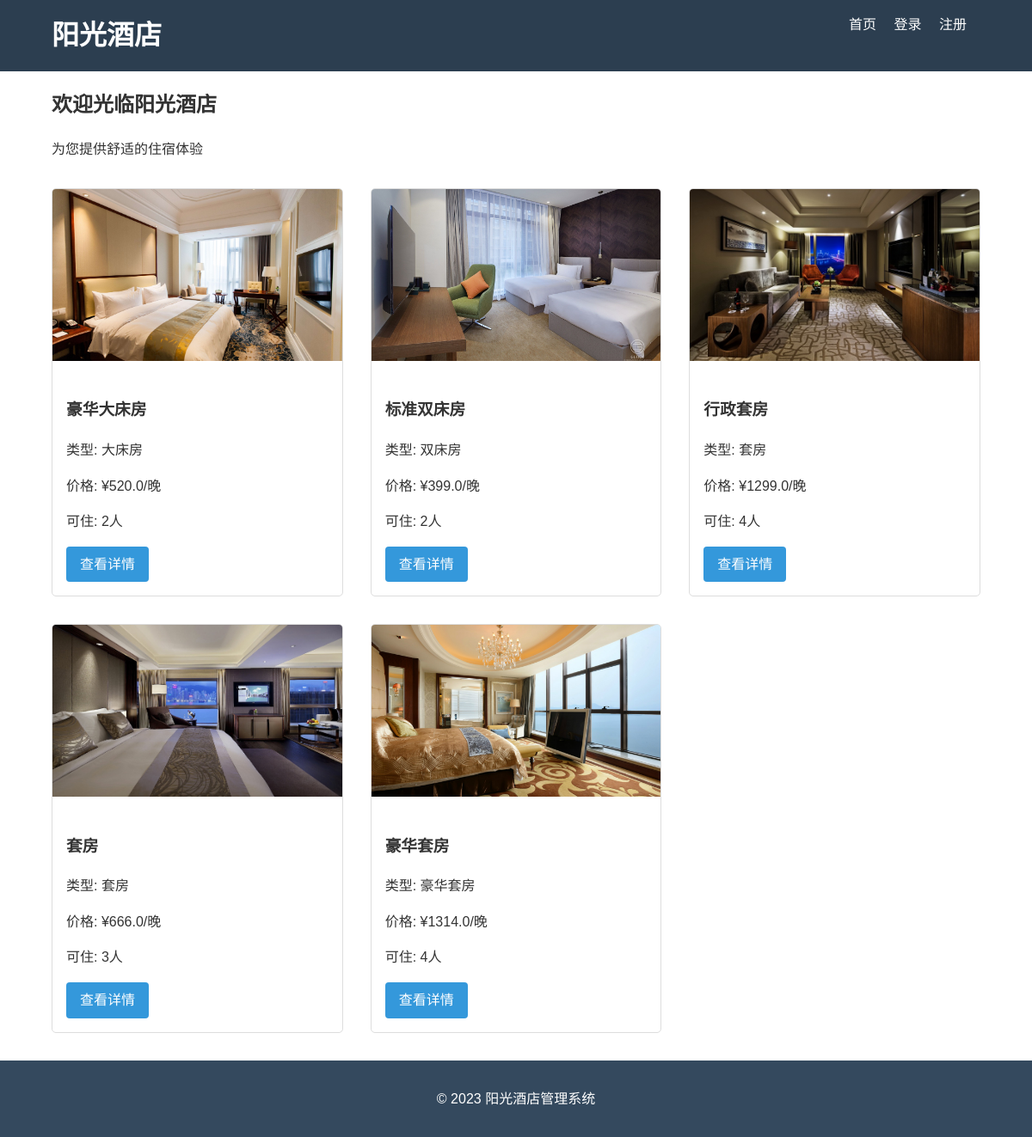
The page / on the database its author committed.
### models.py (models this page shows)
class Room(db.Model):
    id = db.Column(db.Integer, primary_key=True)
    name = db.Column(db.String(80), unique=True, nullable=False)
    price = db.Column(db.Float, nullable=False)
    description = db.Column(db.Text)
    image = db.Column(db.String(120), default='default.jpg')
    status = db.Column(db.String(20), default='available')
    type = db.Column(db.String(50), nullable=False)
    capacity = db.Column(db.Integer, nullable=False)
    created_at = db.Column(db.DateTime, default=datetime.utcnow)
    orders = db.relationship('Order', backref='room', lazy=True)
    comments = db.relationship('Comment', backref='room', lazy=True)

### app.py (the view)
@app.route('/')
def index():
    rooms = Room.query.filter_by(status='available').all()
    return render_template('front/index.html', rooms=rooms)

### templates/front/index.html (shortened to what this page needs)
{% extends "front/base.html" %}
{% block content %}
<h2>欢迎光临阳光酒店</h2>
<p>为您提供舒适的住宿体验</p>
<div class="room-list">
    {% for room in rooms %}
    <div class="room-card">
        <img src="{{ url_for('static', filename='images/' + (room.image or 'default.jpg')) }}" alt="{{ room.name }}">
        <div class="info">
            <h3>{{ room.name }}</h3>
            <p>类型: {{ room.type }}</p>
            <p>价格: ¥{{ room.price }}/晚</p>
            <p>可住: {{ room.capacity }}人</p>
            <a href="{{ url_for('room_detail', room_id=room.id) }}" class="btn">查看详情</a>
        </div>
    </div>
    {% endfor %}
</div>
{% endblock %}

### templates/front/base.html (shortened to what this page needs)
<!DOCTYPE html>
<html lang="zh-CN">
<head>
    <link rel="stylesheet" href="{{ url_for('static', filename='css/style.css') }}">
</head>
<body>
    <header>
        <div class="container">
            <h1><a href="{{ url_for('index') }}">阳光酒店</a></h1>
            <nav>
                <a href="{{ url_for('index') }}">首页</a>
                {% if 'user_id' in session %}
                    <a href="{{ url_for('my_orders') }}">我的订单</a>
                    <a href="{{ url_for('logout') }}">退出</a>
                {% else %}
                    <a href="{{ url_for('login') }}">登录</a>
                    <a href="{{ url_for('register') }}">注册</a>
                {% endif %}
            </nav>
        </div>
    </header>
    <main class="container">
        {% block content %}{% endblock %}
    </main>
    <footer>
        <div class="container">
            <p>&copy; 2023 阳光酒店管理系统</p>
        </div>
    </footer>
</body>
</html>

### static/css/style.css (style rules this page uses)
body { font-family: 'Arial', sans-serif; line-height: 1.6; margin: 0; padding: 0; color: #333; }
.container { width: 90%; max-width: 1200px; margin: 0 auto; padding: 0 15px; }
header { background: #2c3e50; color: white; padding: 1rem 0; }
header a { color: white; text-decoration: none; margin-right: 1rem; }
header h1 { margin: 0; display: inline; }
nav { display: inline; float: right; }
footer { background: #34495e; color: white; text-align: center; padding: 1rem 0; margin-top: 2rem; }
.room-list { display: grid; grid-template-columns: repeat(auto-fill, minmax(300px, 1fr)); gap: 2rem; margin: 2rem 0; }
.room-card { border: 1px solid #ddd; border-radius: 5px; overflow: hidden; transition: transform 0.3s; }
.room-card img { width: 100%; height: 200px; object-fit: cover; }
.room-card .info { padding: 1rem; }
.btn { display: inline-block; background: #3498db; color: white; padding: 0.5rem 1rem; border: none; border-radius: 4px; cursor: pointer; text-decoration: none; }

### rows shown on the page
Room: image (picture), name "豪华大床房", type "大床房", price "520.0", capacity "2"
Room: image (picture), name "标准双床房", type "双床房", price "399.0", capacity "2"
Room: image (picture), name "行政套房", type "套房", price "1299.0", capacity "4"
Room: image (picture), name "套房", type "套房", price "666.0", capacity "3"
Room: image (picture), name "豪华套房", type "豪华套房", price "1314.0", capacity "4"
